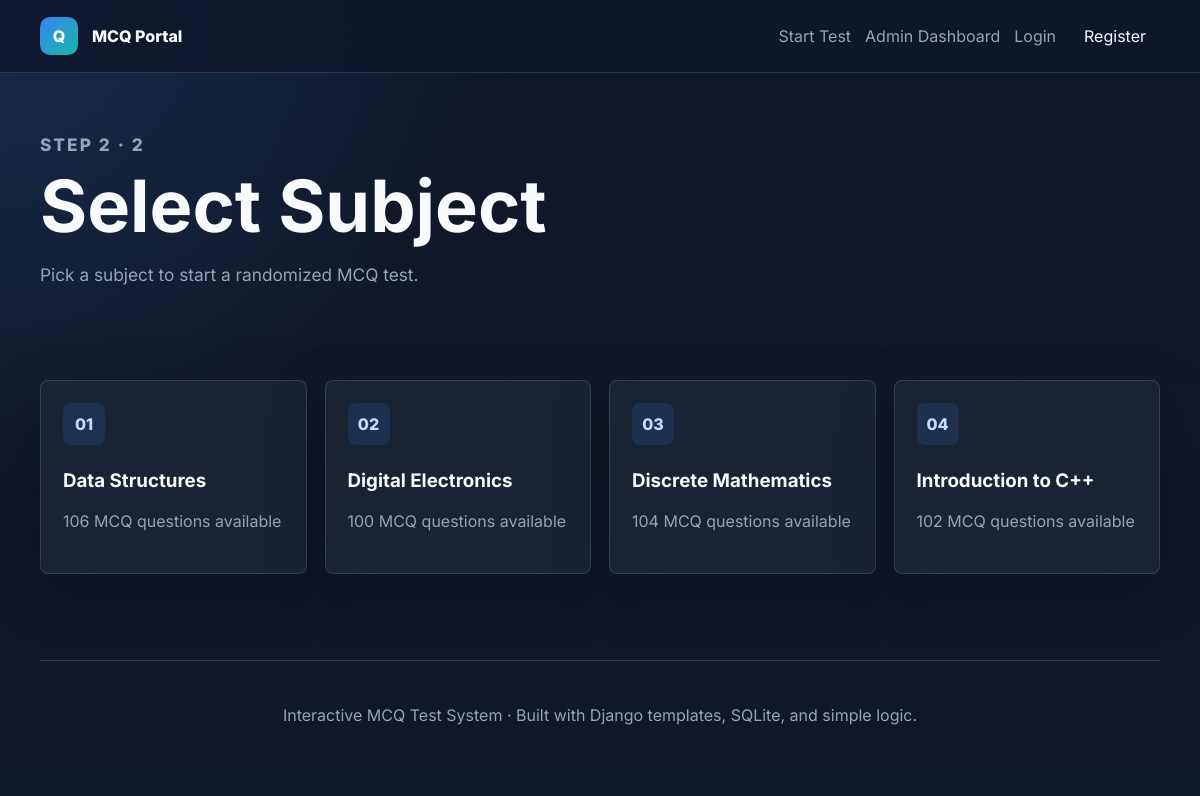
/semester/2/subjects/, run on the app's committed database.
### exams/models.py (models this page shows, shortened)
class Semester(models.Model):
    semester_name = models.CharField(max_length=100, unique=True)
    class Meta:
        ordering = ("semester_name",)
        verbose_name = "Semester"
        verbose_name_plural = "Semesters"

class Subject(models.Model):
    semester = models.ForeignKey(Semester, related_name="subjects", on_delete=models.CASCADE)
    subject_name = models.CharField(max_length=150)
    class Meta:
        ordering = ("semester__semester_name", "subject_name")
        unique_together = ("semester", "subject_name")
        verbose_name = "Subject"
        verbose_name_plural = "Subjects"

### exams/views.py (the view)
# urls.py: path("semester/<int:semester_id>/subjects/", views.select_subject, name="select_subject"),
def select_subject(request, semester_id):
    selected_semester = get_object_or_404(Semester, id=semester_id)
    subjects_for_semester = selected_semester.subjects.annotate(question_count=Count("questions"))
    return render(
        request,
        "exams/select_subject.html",
        {"semester": selected_semester, "subjects": subjects_for_semester},
    )

### templates/exams/select_subject.html (shortened to what this page needs)
{% extends "base.html" %}
{% block content %}
<section class="page-hero compact">
    <p class="eyebrow">Step 2 · {{ semester.semester_name }}</p>
    <h1>Select Subject</h1>
    <p>Pick a subject to start a randomized MCQ test.</p>
</section>
<section class="page-section">
    <div class="card-grid">
        {% for subject in subjects %}
            <a class="info-card" href="{% url 'start_test' semester.id subject.id %}">
                <span class="card-number">{{ forloop.counter|stringformat:"02d" }}</span>
                <h3>{{ subject.subject_name }}</h3>
                <p>{{ subject.question_count }} MCQ questions available</p>
            </a>
        {% empty %}
            <div class="empty-state">No subjects are added for {{ semester.semester_name }} yet.</div>
        {% endfor %}
    </div>
</section>
{% endblock %}

### static/css/style.css (style rules this page uses)
:root { --bg: #0f172a; --card: #1e293b; --card-soft: rgba(30, 41, 59, 0.72); --accent: #3b82f6; --accent-2: #14b8a6; --text: #f8fafc; --muted: #94a3b8; --line: rgba(148, 163, 184, 0.22); --success: #22c55e; --danger: #ef4444; --warning: #f59e0b; }
* { box-sizing: border-box; }
html { scroll-behavior: smooth; }
body { margin: 0; min-height: 100vh; background: radial-gradient(circle at top left, rgba(59, 130, 246, 0.18), transparent 30rem), linear-gradient(180deg, #0f172a 0%, #111827 52%, #0f172a 100%); color: var(--text); font-family: Inter, Arial, sans-serif; letter-spacing: 0; }
a { color: inherit; text-decoration: none; }
.hero-content h1, .page-hero h1, .result-hero h1 { margin: 10px 0 16px; font-size: clamp(2.4rem, 6vw, 5rem); line-height: 1; }
.hero-text, .page-hero p, .result-hero p { max-width: 680px; color: var(--muted); font-size: 1.08rem; line-height: 1.8; }
.eyebrow, .panel-label { margin: 0; color: #93c5fd; font-size: 0.78rem; font-weight: 800; letter-spacing: 0.12em; text-transform: uppercase; }
.glass-card, .info-card, .question-card, .answer-card, .stat-card, .table-card, .auth-card { border: 1px solid var(--line); border-radius: 8px; background: var(--card-soft); box-shadow: 0 18px 60px rgba(0, 0, 0, 0.24); backdrop-filter: blur(16px); }
.page-section { padding: 52px 0; }
.page-hero.compact, .result-hero { padding: 56px 0 20px; }
.card-grid, .stats-grid { display: grid; grid-template-columns: repeat(auto-fit, minmax(230px, 1fr)); gap: 18px; }
.info-card { min-height: 180px; padding: 22px; transition: transform 0.2s ease, border-color 0.2s ease; }
.card-number { display: inline-grid; place-items: center; width: 42px; height: 42px; border-radius: 8px; background: rgba(59, 130, 246, 0.14); color: #bfdbfe; font-weight: 800; }
.info-card h3, .answer-card h3 { margin: 24px 0 10px; }
.info-card p, .answer-card p, .submit-panel p, .empty-state { color: var(--muted); line-height: 1.7; }

### data on the page
Semester: semester_name "2"
Subject: subject_name "Data Structures", question_count "106"
Subject: subject_name "Digital Electronics", question_count "100"
Subject: subject_name "Discrete Mathematics", question_count "104"
Subject: subject_name "Introduction to C++", question_count "102"
